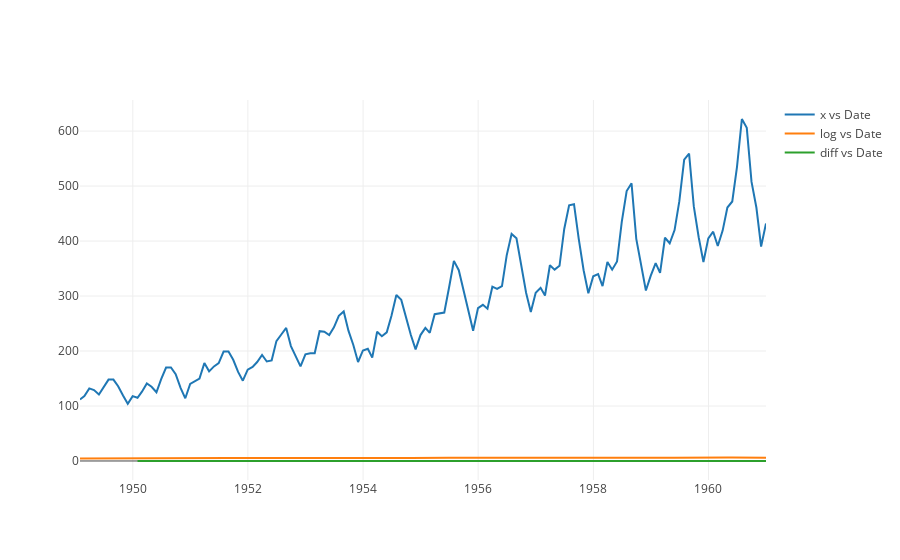

Notebook code for this chart:
### Code cell
data = []

for col_name in ['x', 'log', 'diff']:
    trace = go.Scatter(
        x = airpassengers['dates'],
        y = airpassengers[col_name],
        mode = 'lines',
        name = col_name + ' vs Date'
    )
    
    data.append(trace)
    
iplot(data, show_link=False)

plot(data, filename='plot.html', auto_open=False);

### Figure 1 — Plotly figure (JSON) as saved in the notebook; plotly's stock layout.template omitted (floating-point values rounded to 4 significant figures; data arrays with more than 128 entries replaced by an {"elided": "..."} marker saying what was removed)
{"data": [{"mode": "lines", "name": "x vs Date", "type": "scatter", "uid": "901ffda2-6288-4924-a535-5ead5363b06e", "x": {"elided": "144 str values"}, "y": {"elided": "144 int values"}}, {"mode": "lines", "name": "log vs Date", "type": "scatter", "uid": "340356ac-3b02-475c-9c19-b54986f34e85", "x": {"elided": "144 str values"}, "y": {"elided": "144 float values"}}, {"mode": "lines", "name": "diff vs Date", "type": "scatter", "uid": "6fc9faf0-7684-4b2a-a508-d0dc25a33e2f", "x": {"elided": "144 str values"}, "y": {"elided": "144 float values"}}], "layout": {}}
